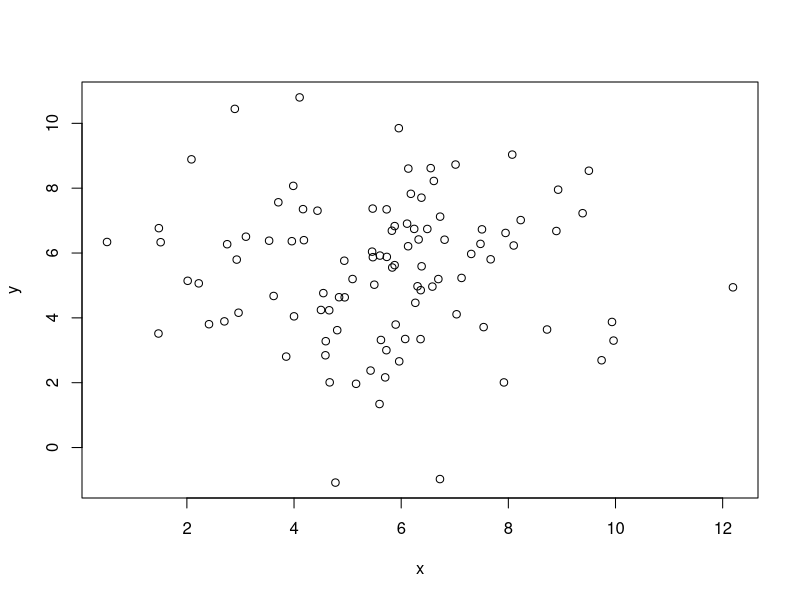

This figure's R source:
set.seed(1235)
x <- rnorm(n = 100, mean = 5.5, sd = 2)
y <- rnorm(n= 100, mean = 5.5, sd = 2)
plot(x, y)
# cor(x,y)
remove(x)
remove(y)